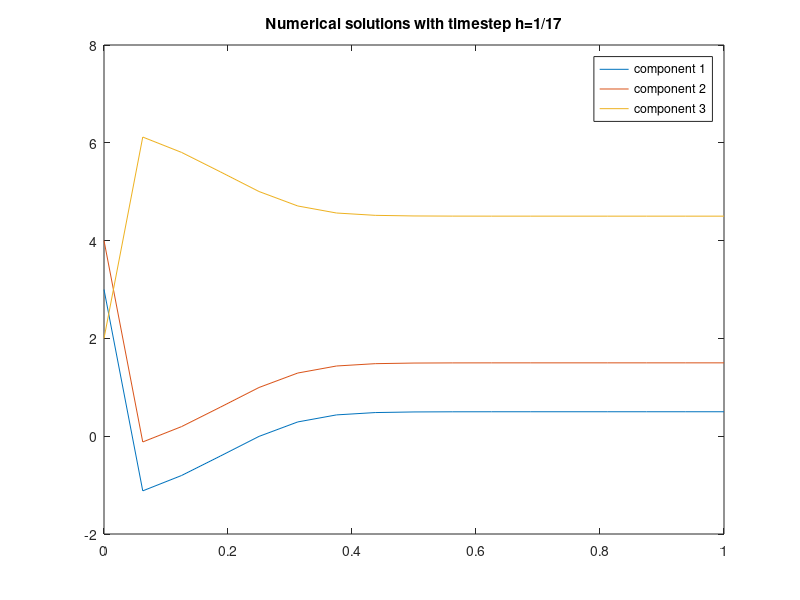

Recreate this plot in MATLAB.
h=1/17; % timestep
N=17; % number of steps taking, i.e. t is in [0,1]
K1=3;
K2=1;
u=[3; 4; 2]; % initial values
for i=1:N-1
    A=[-K1*u(2,i) -K1*u(1,i) K2; -K1*u(2,i) -K1*u(1,i) K2; K1*u(2,i) K1*u(1,i) -K2]; % Jacobian Matrix
    u(:,i+1)=u(:,i)+h*(A*u(:,i));
end

figure();
x=linspace(0,1,N);
plot(x,u(1,1:N));
hold on
plot(x,u(2,1:N));
hold on
plot(x,u(3,1:N));
title('Numerical solutions with timestep h=1/17');
legend('component 1', 'component 2', 'component 3');
hold off